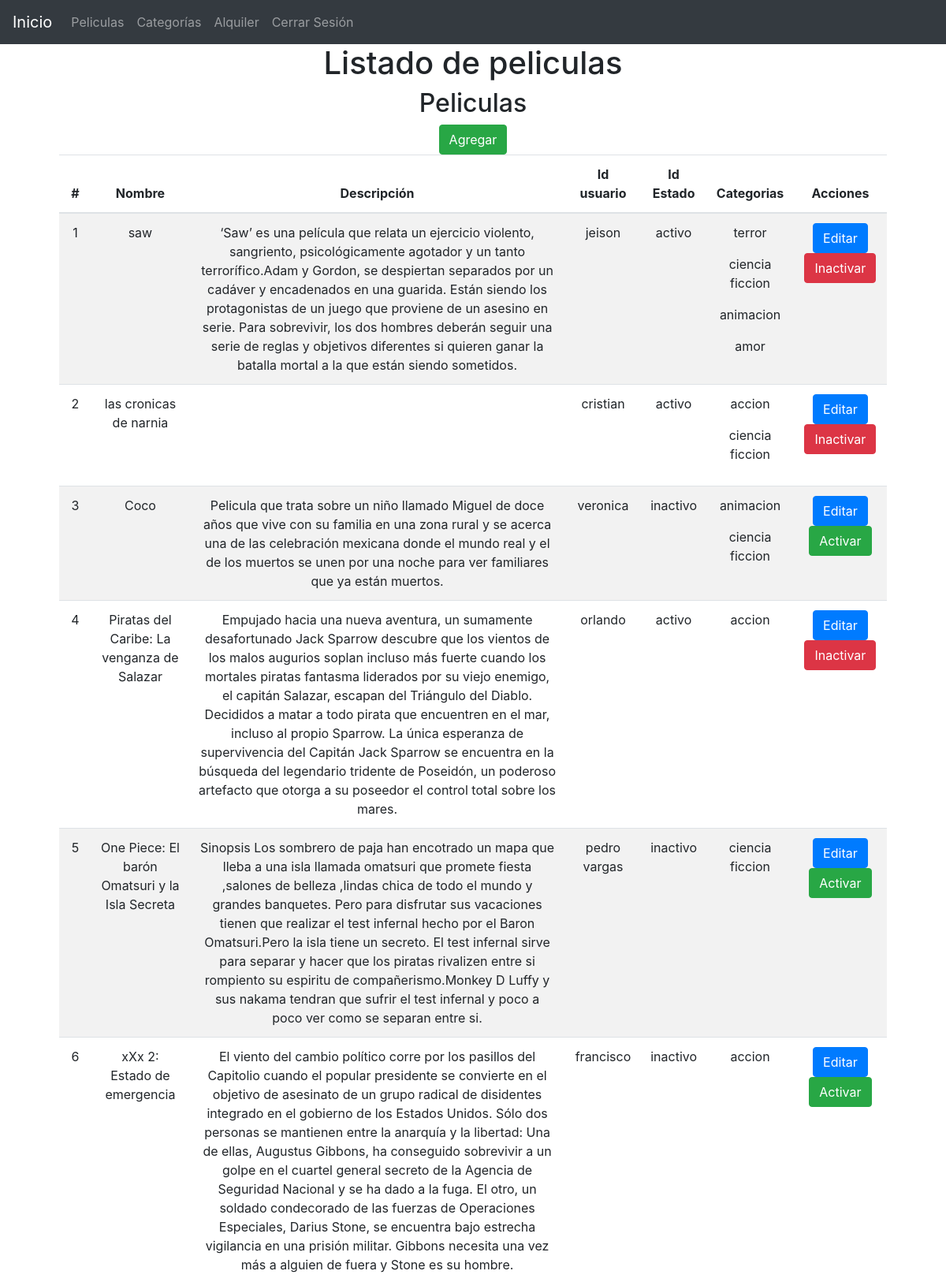
The page /?controller=Movie (signed in, upper part) on the database its author committed.
### tables this page shows
CREATE TABLE `movies` (
  `Id` int(11) NOT NULL,
  `name` varchar(100) NOT NULL,
  `description` text NOT NULL,
  `user_id` int(11) NOT NULL,
  `status_id` int(11) NOT NULL
);

CREATE TABLE `users` (
  `id` int(11) NOT NULL,
  `name` varchar(100) NOT NULL,
  `email` varchar(150) NOT NULL,
  `password` varchar(100) NOT NULL,
  `status_id` int(11) NOT NULL,
  `roles_id` int(11) DEFAULT NULL
);

CREATE TABLE `statuses` (
  `Id` int(11) NOT NULL,
  `status` varchar(50) NOT NULL,
  `type_statuses_id` int(11) DEFAULT NULL
);

CREATE TABLE `category_movie` (
  `Id` int(11) NOT NULL,
  `movie_id` int(11) NOT NULL,
  `category_id` int(11) NOT NULL,
  `status_id` int(11) NOT NULL
);

CREATE TABLE `categories` (
  `Id` int(11) NOT NULL,
  `name` varchar(100) NOT NULL,
  `status_id` int(11) NOT NULL
);

### models/Movie.php (called while the page is built, shortened)
<?php
class Movie
{
    private $pdo;
    function __construct()
    {
        try {
            $this->pdo =new Database;
        } catch (PDOExeption $e) {
            die($e->getMessage());
        }
    }
    public function getALL()
    {
        try {
                $strSql = "SELECT u.*, s.status as status,r.name as users FROM movies u INNER JOIN statuses s ON s.id = u.status_id INNER JOIN users r ON r.id=u.user_id ORDER BY u.id ASC";
            $query =$this->pdo->select($strSql);
            return $query;
        } catch (PDOException $e) {
            die($e->getMessage());
        }
    }
      public function getCategoriesMovie($movie_id)
    {
        try {
            $strSql = "SELECT cm.*, c.name as name FROM category_movie cm INNER JOIN categories c ON c.id = cm.category_id WHERE cm.movie_id = '{$movie_id}' ";
            $query = $this->pdo->select($strSql);
            return $query;
        } catch (PDOException $e) {
            return $e->getMessage();
        }
    }
}

### providers/Database.php (called while the page is built, shortened)
<?php
	class Database extends PDO
	{
		public function select($strSql, $arrayData = array(), $fetchMode = PDO::FETCH_OBJ)
		{
			$query = $this->prepare($strSql);
			if(!$query->execute()) {
				echo "Error, la Consulta no se Realizó";
			} else {
				return $query->fetchAll($fetchMode);
			}
		}
	}

### views/Movie/list.php (the view)
<main class="container">
	<section class="col-md-12 text-center">
		<h1>Listado de peliculas</h1>
		<div>
			<h2>Peliculas</h2>
			<a href="?controller=Movie&method=add" class="btn btn-success">Agregar</a>
		</div>
		<section class="col-md-12 table-responsive">
			<table class="table table-striped table-hover">
			  <thead>
			    <tr>
			      <th>#</th>
			      <th>Nombre</th>
			      <th>Descripción</th>
			      <th>Id usuario</th>
			      <th>Id Estado</th>
			      <th>Categorias</th>
			      <th>Acciones</th>
			    </tr>
			  </thead>
			  <tbody>
			  	<?php foreach ($MovieControllers as $Movie) : ?>
				    <tr>
				      <td><?php echo $Movie->Id ?></td>
				      <td><?php echo $Movie->name ?></td>
				      <td><?php echo $Movie->description?></td>
				      <td><?php echo $Movie->users ?></td>
				      <td><?php echo $Movie->status?></td>
				      <td>
 												<?php foreach ($arrCategoriesMovie as $categories) : ?>
 														<?php foreach ($categories as $category): ?>
	 														<?php if ($category->movie_id == $Movie->Id): ?>
	 															<p><?php echo $category->name ?></p>
	 														<?php endif ?>
 														<?php endforeach ?>
 												<?php endforeach ?>
 					  </td>
				      <td>
				      	<a href="?controller=Movie&method=edit&Id=<?php echo $Movie->Id ?>" class="btn btn-primary">Editar</a>
				       	<?php
				      	if ($Movie->status_id ==1) {
				    	?>
                         <a href="?controller=Movie&method=updateStatus&Id=<?php echo $Movie->Id ?>" class="btn btn-danger">Inactivar</a>
                        <?php
                         }else  {
                           	?>
                           	<a href="?controller=Movie&method=updateStatus&Id=<?php echo $Movie->Id ?>" class="btn btn-success">Activar</a>
                           	<?php
                           }
                         ?>
				      </td>
				    </tr>
				  <?php endforeach ?>
			  </tbody>
			</table>
		</section>
	</section>
</main>

### rows shown on the page
movies: Id "1", name "saw", description "‘Saw’ es una película que relata un ejercicio violento, sangriento, psicológicamente agotador y un tanto terrorífico.Adam y Gordon, se despiertan separados por un cadáver y encadenados en una guarida. Están siendo los protagonistas de un juego que proviene de un asesino en serie. Para sobrevivir, los dos hombres deberán seguir una serie de reglas y objetivos diferentes si quieren ganar la batalla mortal a la que están siendo sometidos.", user.name "jeison", status.status "activo"
category_movie: category.name "terror"
category_movie: category.name "ciencia ficcion"
category_movie: category.name "animacion"
category_movie: category.name "amor"
movies: Id "2", name "las cronicas de narnia", user.name "cristian", status.status "activo"
category_movie: category.name "accion"
category_movie: category.name "ciencia ficcion"
movies: Id "3", name "Coco", description "Pelicula que trata sobre un niño llamado Miguel de doce años que vive con su familia en una zona rural y se acerca una de las celebración mexicana donde el mundo real y el de los muertos se unen por una noche para ver familiares que ya están muertos.", user.name "veronica", status.status "inactivo"
category_movie: category.name "animacion"
category_movie: category.name "ciencia ficcion"
movies: Id "4", name "Piratas del Caribe: La venganza de Salazar", description "Empujado hacia una nueva aventura, un sumamente desafortunado Jack Sparrow descubre que los vientos de los malos augurios soplan incluso más fuerte cuando los mortales piratas fantasma liderados por su viejo enemigo, el capitán Salazar, escapan del Triángulo del Diablo. Decididos a matar a todo pirata que encuentren en el mar, incluso al propio Sparrow. La única esperanza de supervivencia del Capitán Jack Sparrow se encuentra en la búsqueda del legendario tridente de Poseidón, un poderoso artefacto que otorga a su poseedor el control total sobre los mares.", user.name "orlando", status.status "activo"
category_movie: category.name "accion"
movies: Id "5", name "One Piece: El barón Omatsuri y la Isla Secreta", description "Sinopsis Los sombrero de paja han encotrado un mapa que lleba a una isla llamada omatsuri que promete fiesta ,salones de belleza ,lindas chica de todo el mundo y grandes banquetes. Pero para disfrutar sus vacaciones tienen que realizar el test infernal hecho por el Baron Omatsuri.Pero la isla tiene un secreto. El test infernal sirve para separar y hacer que los piratas rivalizen entre si rompiento su espiritu de compañerismo.Monkey D Luffy y sus nakama tendran que sufrir el test infernal y poco a poco ver como se separan entre si.", user.name "pedro vargas", status.status "inactivo"
category_movie: category.name "ciencia ficcion"
movies: Id "6", name "xXx 2: Estado de emergencia", description "El viento del cambio político corre por los pasillos del Capitolio cuando el popular presidente se convierte en el objetivo de asesinato de un grupo radical de disidentes integrado en el gobierno de los Estados Unidos. Sólo dos personas se mantienen entre la anarquía y la libertad: Una de ellas, Augustus Gibbons, ha conseguido sobrevivir a un golpe en el cuartel general secreto de la Agencia de Seguridad Nacional y se ha dado a la fuga. El otro, un soldado condecorado de las fuerzas de Operaciones Especiales, Darius Stone, se encuentra bajo estrecha vigilancia en una prisión militar. Gibbons necesita una vez más a alguien de fuera y Stone es su hombre.", user.name "francisco", status.status "inactivo"
category_movie: category.name "accion"
